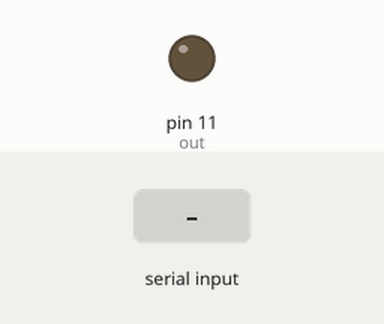
Bench run of a sketch on a simulated Arduino Uno, built with avr-gcc and run on an emulated ATmega328P. Parts: output pins drawn as LEDs (lit = HIGH). Inputs (shaded band) come from the test bench.

Above: at 1.2 s.
1.3 s: "1" received over Serial
At 2.5 s:
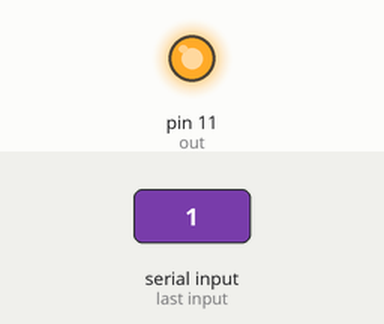
2.8 s: "0" received over Serial
At 3.7 s:
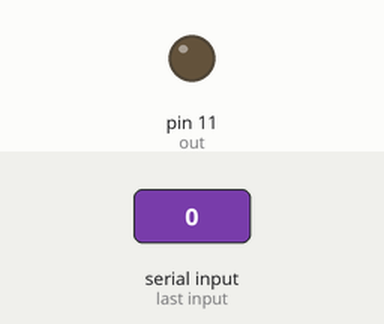
Timing chart, 0 to 5.8 s (numbered marks = the images above; inputs shaded):
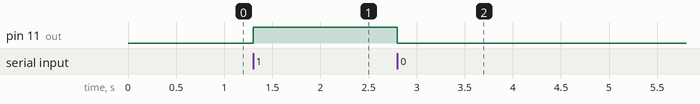

Measured:
- after the input at 1.3 s, pin 11 (out): LOW → HIGH at once
- after the input at 2.8 s, pin 11 (out): HIGH → LOW at once

The sketch:

labview_test.ino
```cpp
const int out = 11;
char ser;

void setup() {
  // put your setup code here, to run once:
  Serial.begin(9600);
  pinMode(out, OUTPUT);
}

void loop() {
  // put your main code here, to run repeatedly:
  if (Serial.available() > 0){
    ser = Serial.read();
    if (ser == '0')
    digitalWrite(out, LOW);

    if (ser == '1')
    digitalWrite(out, HIGH);
  }

}
```
